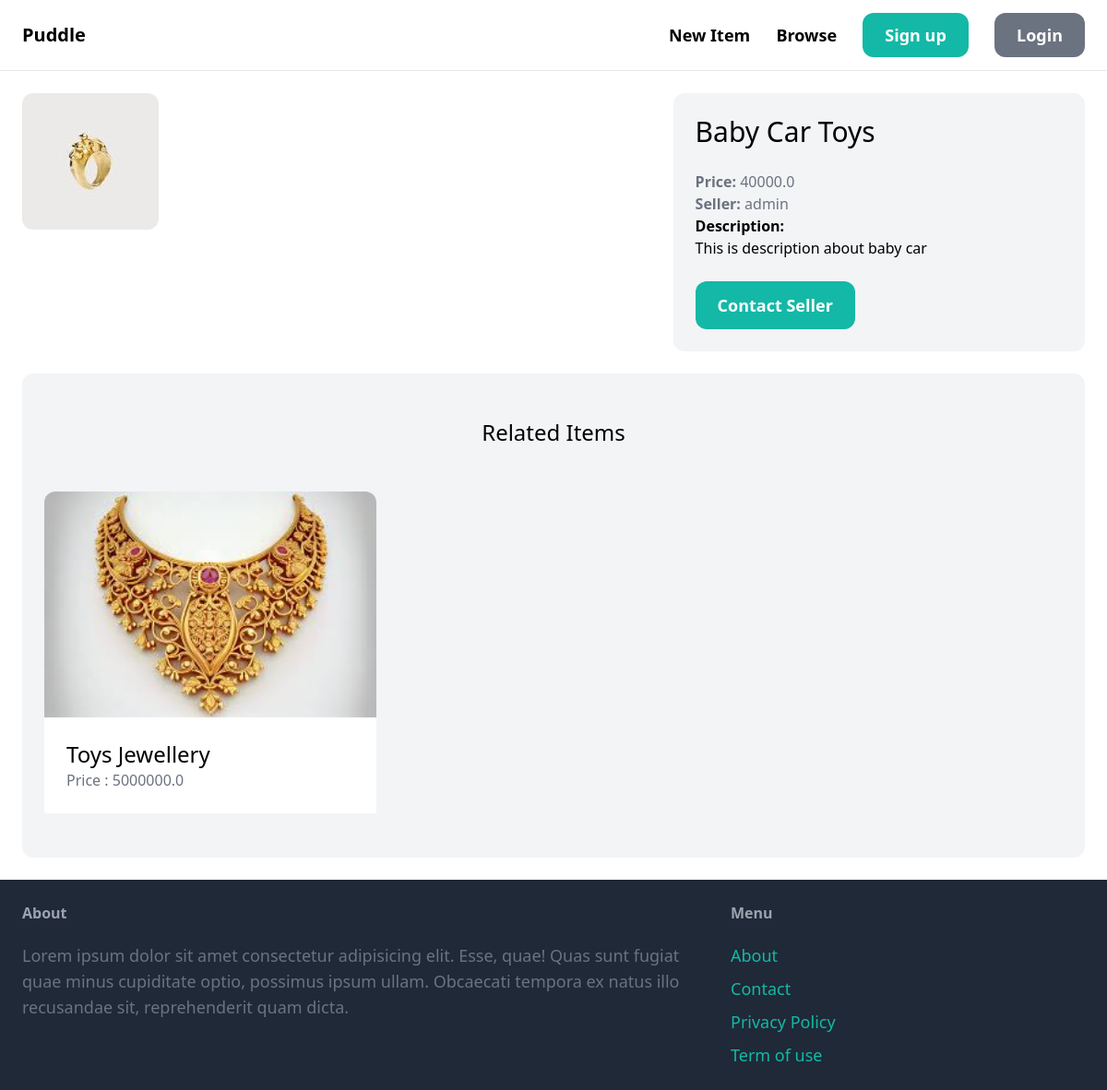
Page /items/1/ on the committed database.
### item/models.py (models this page shows, shortened)
class Item(models.Model):
    category = models.ForeignKey(
        Category, related_name="items", on_delete=models.CASCADE
    )
    name = models.CharField(max_length=255)
    description = models.TextField(blank=True, null=True)
    price = models.FloatField()
    image = models.ImageField(upload_to="item_images", blank=True, null=True)
    is_sold = models.BooleanField(default=False)
    created_by = models.ForeignKey(User, related_name="items", on_delete=models.CASCADE)
    created_at = models.DateTimeField(auto_now_add=True)

### item/views.py (the view)
# urls.py: path("<int:pk>/", views.detail, name="detail"),
def detail(request, pk):
    item = get_object_or_404(Item, pk=pk)
    related_items = Item.objects.filter(category=item.category, is_sold=False).exclude(
        pk=pk
    )[0:3]
    return render(
        request, "item/detail.html", {"item": item, "related_items": related_items}
    )

### item/templates/item/detail.html (shortened to what this page needs)
{% extends "core/base.html" %}
{% block content %}
<div class="grid grid-cols-5 gap-6">
    <div class="col-span-3">
        <img  class="rounded-xl" alt="item detail" src="{{ item.image.url }}" />
    </div>
    <div class="col-span-2 p-6  bg-gray-100 rounded-xl">
        <h1 class="mb-6 text-3xl">
            {{ item.name }}
        </h1>
        <p class="text-gray-500"> <strong>Price: </strong>{{ item.price }}</p>
        <p class="text-gray-500"> <strong>Seller: </strong>{{ item.created_by.username }}</p>
        {% if item.description %}
            <class="textgray-700">
                <strong>Description:</strong><br>
                {{ item.description }}
        {% endif %}
        {% if request.user == item.created_by %}
            <div class="mt-6 p-6 bg-white rounded-xl">
                <p>This is your item!</p>
                <a href="{% url 'item:edit' item.id %}" class="inline-block mt-6 px-6 py-3 text-lg font-semibold bg-teal-500 text-white rounded-xl" >Edit</a>
                <a href="{% url 'item:delete' item.id %}" class="inline-block mt-6 px-6 py-3 text-lg font-semibold bg-red-500 text-white rounded-xl" >Delete</a>
            </div>
        {% else %}
            <a href="#" class="text-lg inline-block mt-6 px-6 py-3 font-semibold bg-teal-500 text-white rounded-xl hover:bg-teal-700">Contact Seller</a>
        {% endif %}
    </div>
</div>
<div class="mt-6 px-6 py-12 bg-gray-100 rounded-xl">
    <h2 class="mb-12 text-2xl text-center">Related Items</h2>
    <div class="grid grid-cols-3 gap-3">
        {% for item in related_items %}
            <div>
                <a href="{% url 'item:detail' item.id %}">
                    <div>
                        <img alt="item name" src="{{ item.image.url }}" class="w-full rounded-t-xl" />
                    </div>
                    <div class="p-6 bg-white flex-grow">
                        <h2 class="text-2xl">{{ item.name }}</h2>
                        <p class="text-gray-500">Price : {{ item.price }}</p>
                    </div>
                </a>
            </div>
        {% endfor %}
    </div>
</div>
{% endblock %}

### rows in the picture
Item: image (picture), name "Baby Car Toys", price "40000.0", created_by.username "admin", description "This is description about baby car"
Item: image (picture), name "Toys Jewellery", price "5000000.0"
